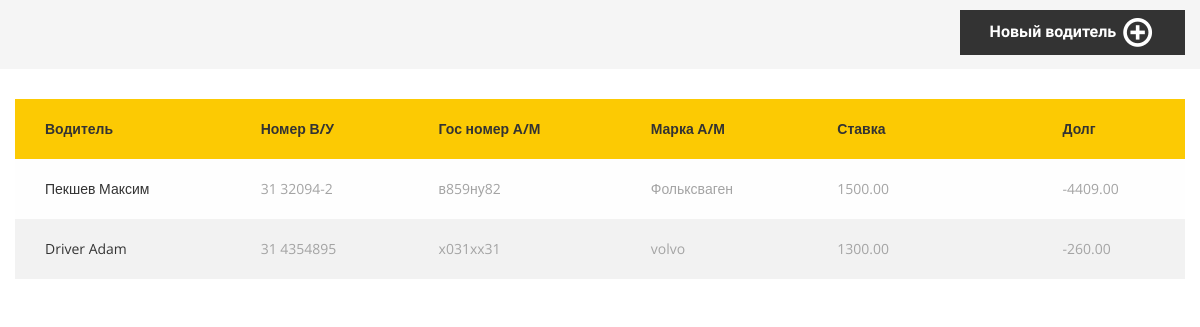
The app's page /, older data.
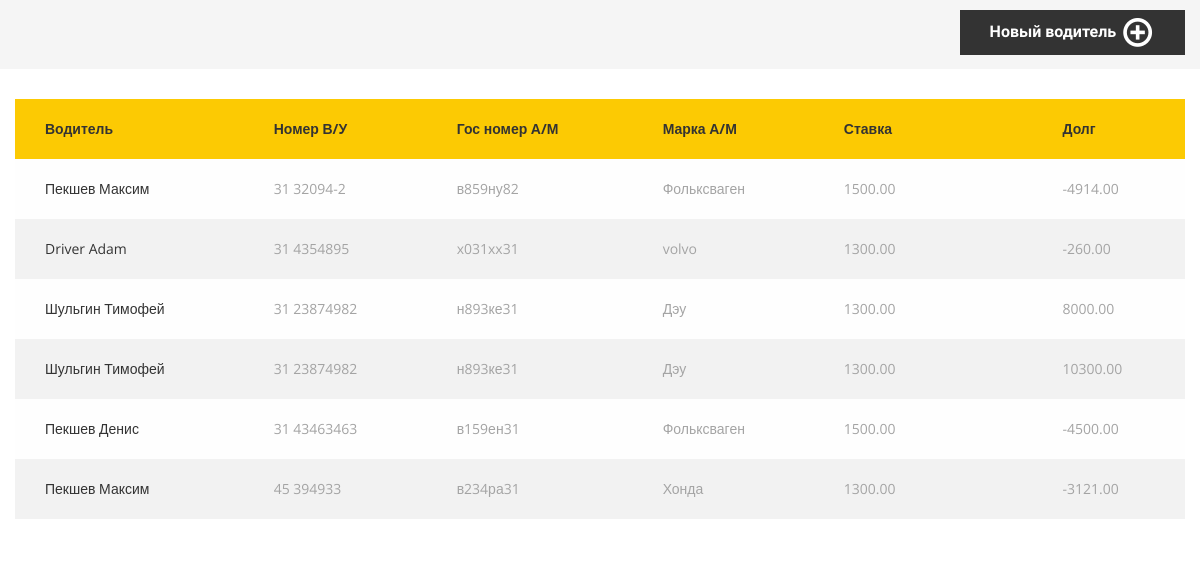
The same page, newer data.
### baseapp/models.py (models this page shows, shortened)
class Driver(models.Model):
	first_name		= models.CharField(max_length = 30, verbose_name = 'Имя')
	second_name		= models.CharField(max_length = 30, verbose_name = 'Фамилия')
	third_name		= models.CharField(max_length = 30, verbose_name = 'Отчество', blank=True, null=True)
	driver_license	= models.CharField(max_length = 15, verbose_name = 'Номер В/У', blank=True, null=True, default='')
	car_number		= models.CharField(max_length = 15, verbose_name = 'Номер А/М', blank=True, null=True, default='')
	car_model		= models.CharField(max_length = 30, verbose_name = 'Марка А/М', blank=True, null=True, default='')
	rate			= models.DecimalField(verbose_name = 'Ставка', max_digits=15, decimal_places=2, blank=True, null=True, default=0)
	slug 			= models.SlugField(max_length=10, verbose_name='Url', blank=True, db_index=True)
	debt			= models.DecimalField(verbose_name = 'Долг', max_digits=15, decimal_places=2)
	class Meta:
		verbose_name = 'Водитель'
		verbose_name_plural = 'Водители'

### baseapp/views.py (the view)
# urls.py: path('', 						show_index, name='show_index'),
def show_index(request):
	drivers = Driver.objects.all()
	context = {
		'drivers':drivers,
	}
	return render(request, 'baseapp/base.html', context)

### baseapp/templates/baseapp/base.html (shortened to what this page needs)
<!DOCTYPE html>
<html class="no-js">
<html>
	<head>
		{% load static %}
  		<link rel="stylesheet" href="{% static 'css/bootstrap.css' %}">
  		<link rel="stylesheet" href="{% static 'css/bootstrap.min.css' %}">
      <link rel="stylesheet" href="{% static 'css/bootstrap.min.css' %}">
      <link rel="stylesheet" href="{% static 'css/main.css' %}" id="color-switcher-link">
      <link rel="stylesheet" href="{% static 'css/animations.css' %}">
      <link rel="stylesheet" href="{% static 'css/fonts.css' %}">
 	</head>
 	<body>
 	{% block content %}
  <section class="ls ms ">
   <div class="container-fluid flex-row">
    <div class="row">
      <div class="col-lg-12 d-flex flex-row-reverse">
        <a class="theme_button" href="" data-toggle="modal" data-target="#addnewdriver">Новый водитель <i class="rt-icon2-add"></i></i></a>
      </div>
    </div>
  </div>
  <div class="container col-lg-12">
    <div class="row">
      <div class="col-lg-12">
        <table class="table_template darklinks table-hover">
          <thead class="thead-dark">
            <tr>
              <th>Водитель</th>
              <th>Номер В/У</th>
              <th>Гос номер А/М</th>
              <th>Марка А/М</th>
              <th>Ставка</th>
              <th></th>
              <th>Долг</th>
            </tr>
          </thead>
          <tbody>
            {% for driver in drivers %}
            <tr>
              <td><a href="{% url 'show_driver' slug=driver.slug %}">{{ driver.second_name}} {{ driver.first_name}}</a></td>
              <td>{{ driver.driver_license}}</td>
              <td>{{ driver.car_number}}</td>
              <td>{{ driver.car_model}}</td>
              <td>{{ driver.rate}}</td>
              <td></td>
              <td>{{ driver.debt}}</td>
            </tr>
            {% endfor %}
          </tbody>
        </table>
      </div>
    </div>
  </div>
</section>
 	{% endblock %}
 	</body>
</html>

Row changes from the older to the newer data that the page shows:
changed Driver "в859ну82": debt "-4409.00" → "-4914.00"
added Driver: second_name "Шульгин", first_name "Тимофей", driver_license "31 23874982", car_number "н893ке31", car_model "Дэу", rate "1300.00", debt "8000.00"
added Driver: second_name "Шульгин", first_name "Тимофей", driver_license "31 23874982", car_number "н893ке31", car_model "Дэу", rate "1300.00", debt "10300.00"
added Driver: second_name "Пекшев", first_name "Денис", driver_license "31 43463463", car_number "в159ен31", car_model "Фольксваген", rate "1500.00", debt "-4500.00"
added Driver: second_name "Пекшев", first_name "Максим", driver_license "45 394933", car_number "в234ра31", car_model "Хонда", rate "1300.00", debt "-3121.00"
